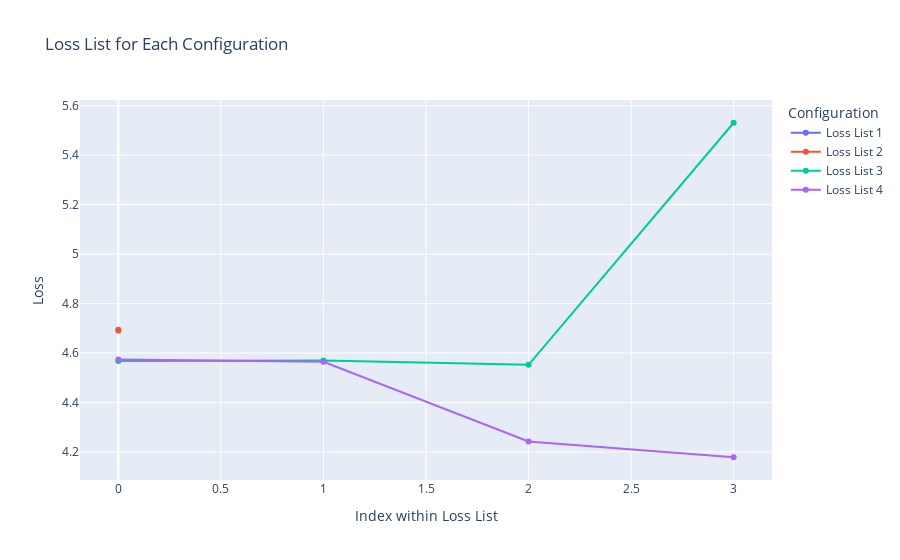

Notebook code cell kept with this figure:
### Code cell
import plotly.graph_objects as go

# List of data
data = [
    {'lr1': 0.010516039540919314,
     'lr2': 0.010363459483491242,
     'weight_decay1': 0.004921507397015504,
     'weight_decay2': 0.0007016152732955533,
     'loss_list': [4.694242956283245]},
    {'lr1': 0.0002647406823793355,
     'lr2': 1.273134447725369e-05,
     'weight_decay1': 4.3810753037654765e-06,
     'weight_decay2': 0.0009606136882729996,
     'loss_list': [4.690766289893617]},
    {'lr1': 0.009579387106832937,
     'lr2': 0.0047526033939376995,
     'weight_decay1': 1.1473032680323029e-05,
     'weight_decay2': 1.842210858018915e-06,
     'loss_list': [4.5678955078125, 4.570035634142287, 4.552429458942819, 5.531184030086436]},
    {'lr1': 2.5664790016446088e-05,
     'lr2': 0.0004531311844091792,
     'weight_decay1': 0.0005992397731141753,
     'weight_decay2': 4.536459919009385e-05,
     'loss_list': [4.573969414893617, 4.564487928025266, 4.242278403424202, 4.178591464428192]}
]

# Create a figure
fig = go.Figure()

# Add traces for each loss_list
for idx, entry in enumerate(data):
    fig.add_trace(go.Scatter(
        y=entry['loss_list'],
        mode='lines+markers',
        name=f'Loss List {idx + 1}'
    ))

# Update layout
fig.update_layout(
    title="Loss List for Each Configuration",
    xaxis_title="Index within Loss List",
    yaxis_title="Loss",
    legend_title="Configuration",
    template="plotly"
)

# Display the plot
fig.show()

### Figure 1 — Plotly figure (JSON) as saved in the notebook; plotly's stock layout.template omitted (floating-point values rounded to 4 significant figures)
{"data": [{"mode": "lines+markers", "name": "Loss List 1", "type": "scatter", "y": [4.694]}, {"mode": "lines+markers", "name": "Loss List 2", "type": "scatter", "y": [4.691]}, {"mode": "lines+markers", "name": "Loss List 3", "type": "scatter", "y": [4.568, 4.57, 4.552, 5.531]}, {"mode": "lines+markers", "name": "Loss List 4", "type": "scatter", "y": [4.574, 4.564, 4.242, 4.179]}], "layout": {"legend": {"title": {"text": "Configuration"}}, "title": {"text": "Loss List for Each Configuration"}, "xaxis": {"title": {"text": "Index within Loss List"}}, "yaxis": {"title": {"text": "Loss"}}}}
